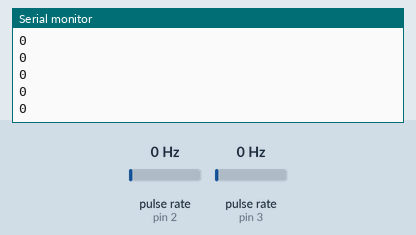
Simulated run of this sketch. Board: Arduino Uno, built with avr-gcc and run on an emulated ATmega328P. Shown: the last lines printed to the serial monitor. Wiring (inferred from the names in the program): 2 × pulse sensor: data pin 2 / data pin 3. The inputs (shaded band) are chosen by the test bench; at power-on: pulse rate (sensors on pin 2, pin 3) 0 Hz.

Above: at 1.2 s.
1.3 s: pulse rate (sensor on pin 2) set to 4 Hz
At 2.0 s:
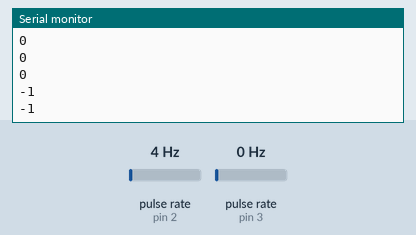
2.8 s: pulse rate (sensor on pin 3) set to 4 Hz
At 3.6 s:
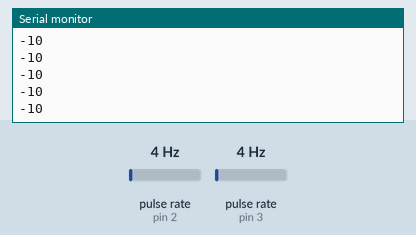
4.3 s: pulse rate (sensor on pin 2) set to 50 Hz
At 5.3 s:
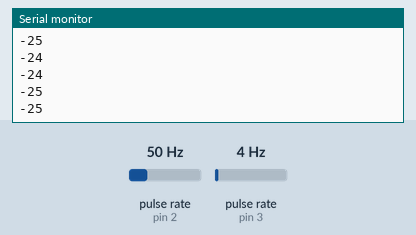
5.8 s: pulse rate (sensor on pin 3) set to 50 Hz
At 6.7 s:
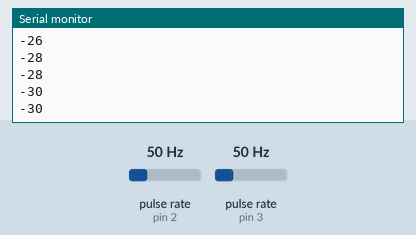
Timing chart, 0 to 8.3 s (numbered marks = the images above; inputs shaded):
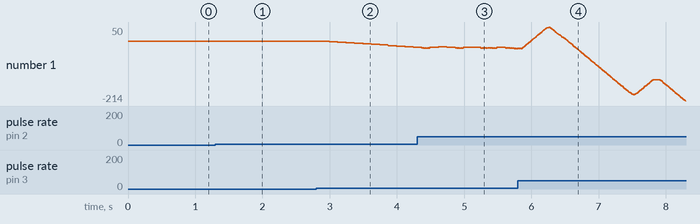

The sketch:

Schemes_Labels2.pptx.ino
```cpp
#define encoderPin1 3
#define encoderPin2 2
#define SW 18

volatile int lastEncoded = 0;
volatile long encoderValue = 0;
long lastencoderValue = 0;
int lastMSB = 0;
int lastLSB = 0;

void setup() {
  Serial.begin (9600);
  pinMode(encoderPin1, INPUT_PULLUP);
  pinMode(encoderPin2, INPUT_PULLUP);
  pinMode(18, INPUT_PULLUP);
  attachInterrupt(digitalPinToInterrupt(3), updateEncoder, CHANGE);
  attachInterrupt(digitalPinToInterrupt(2), updateEncoder, CHANGE);
  attachInterrupt(digitalPinToInterrupt(18), bottone, LOW);
}

unsigned long time_start = millis();
void loop(){
  Serial.println(encoderValue);
}

void updateEncoder(){
  int MSB = digitalRead(encoderPin1); //MSB = most significant bit
  int LSB = digitalRead(encoderPin2); //LSB = least significant bit
  int encoded = (MSB << 1) |LSB; //converting the 2 pin value to single number
  int sum  = (lastEncoded << 2) | encoded; //adding it to the previous encoded value
  if(sum == 0b1101 || sum == 0b0100 || sum == 0b0010 || sum == 0b1011) encoderValue ++;
  if(sum == 0b1110 || sum == 0b0111 || sum == 0b0001 || sum == 0b1000) encoderValue --;
  lastEncoded = encoded; //store this value for next time
}

void bottone(){
  // put your main code here, to run repeatedly:
  Serial.println("SPINTO");
}
```

Measured:
- after the input at 1.3 s, the serial monitor: prints a new line after 0.19 s (image 1)
- after the input at 2.8 s, the serial monitor: prints a new line after 0.19 s (image 2)
- after the input at 4.3 s, the serial monitor: prints a new line after 0.08 s (image 3)
- after the input at 5.8 s, the serial monitor: prints a new line after 0.20 s (image 4)
- plotted number 1: 0 → -1 after the input at 1.3 s, -1 → -22 after the input at 2.8 s, -22 → -27 after the input at 4.3 s, -27 → -214 after the input at 5.8 s
